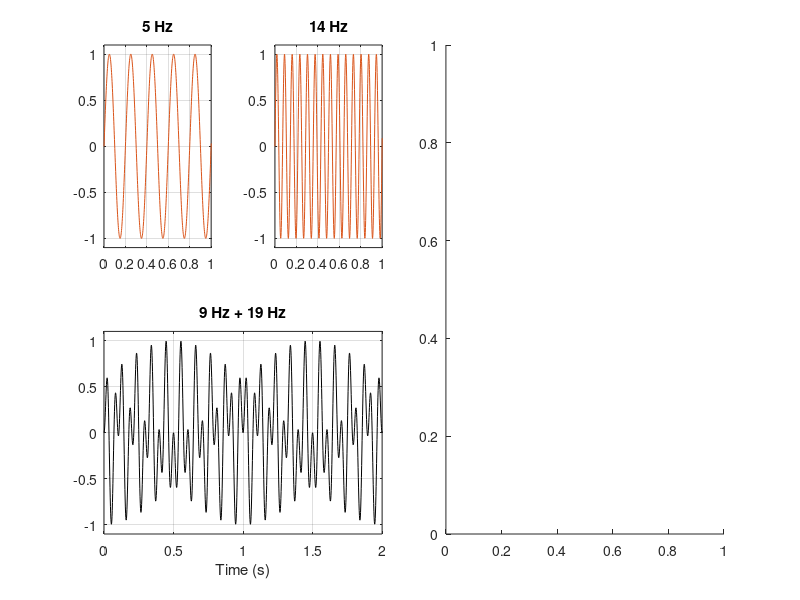

Reproduce this figure in MATLAB. (Note: this script raises an error after producing the figure.)
clc
clear
close all

f1  = 5;
f2  = 14;

t   = linspace(0, 16, 10000);

a   = sin(2*pi*f1*t);
b   = sin(2*pi*f2*t);

subplot(2, 4, 1)
plot(t, a, 'Color', [0.85 0.325 0.098])
xlim([0 1])
ylim([-1.1 1.1]);
title(sprintf('%d Hz', f1))
grid on

subplot(2, 4, 2)
plot(t, b, 'Color', [0.85 0.325 0.098])
xlim([0 1])
ylim([-1.1 1.1]);
title(sprintf('%d Hz', f2))
grid on

subplot(2, 4, [5 6])
plot(t, a .* b, 'k')
xlim([0 2])
ylim([-1.1 1.1]);
title(sprintf('%d Hz + %d Hz', abs(f1 - f2), abs(f1 + f2)))
xlabel('Time (s)')
grid on

subplot(2, 4, [3 4 7 8])
[Frequency, Amplitude, ~] = SpectralAnalysis.FFT(a .* b, 10000/16, false);
area(Frequency, Amplitude, 'FaceColor', 'k')

[Frequency, Amplitude, ~] = SpectralAnalysis.FFT(a, 10000/16, false);
hold on
area(Frequency, Amplitude, 'FaceColor', [0.85 0.325 0.098], 'EdgeColor', [0.85 0.325 0.098])

[Frequency, Amplitude, ~] = SpectralAnalysis.FFT(b, 10000/16, false);
hold on
area(Frequency, Amplitude, 'FaceColor', [0.85 0.325 0.098], 'EdgeColor', [0.85 0.325 0.098])
xlim([0 25]);
ylim([0 1.1]);
xlabel('Frequency (Hz)')
grid on

set(gcf, 'Position', [200 300 1500 350])
set(gcf, 'PaperPositionMode', 'manual', ...
                                    'PaperUnits', 'points', ... 
                                    'PaperSize', [1500 350], ...  
                                    'PaperPosition', [0 0 1500 350])
Figure.SaveCurrentFigure

